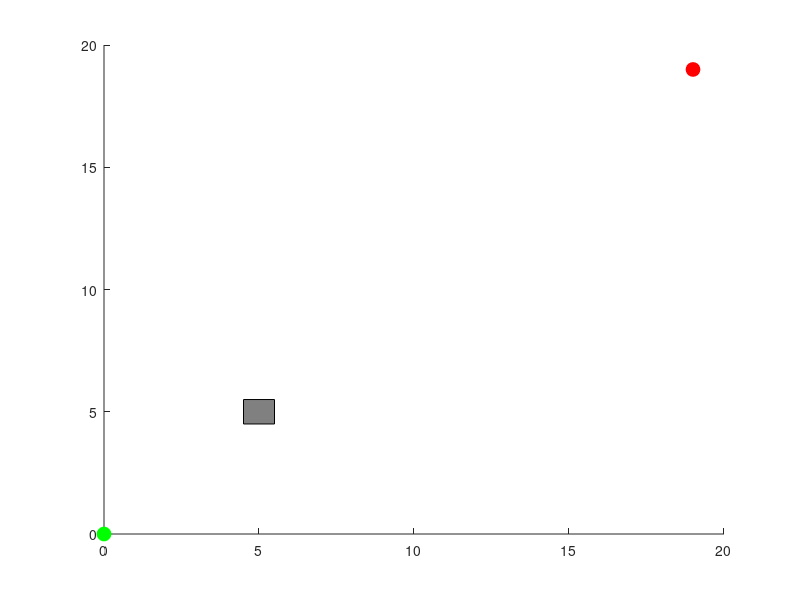

Here is the MATLAB script that generated this plot:
function [start, goal, x_max, y_max, step_size, max_iter, obstacles] = environment_setup()
    % Define problem space
    x_max = 20;
    y_max = 20;
    start = [0, 0];
    goal = [19, 19];
    step_size = 0.5;
    max_iter = 1000;

    % Define obstacles (example: a 1x1 square centered at (5,5))
    obstacles = [4.5, 4.5, 1, 1]; % [x, y, width, height]

    % Create figure
    figure;
    hold on;
    axis([0 x_max 0 y_max]);
    plot(start(1), start(2), 'go', 'MarkerSize', 10, 'MarkerFaceColor', 'g');
    plot(goal(1), goal(2), 'ro', 'MarkerSize', 10, 'MarkerFaceColor', 'r');

    % Plot obstacles
    for i = 1:size(obstacles, 1)
        rectangle('Position', obstacles(i,:), 'FaceColor', [0.5 0.5 0.5]);
    end
end
